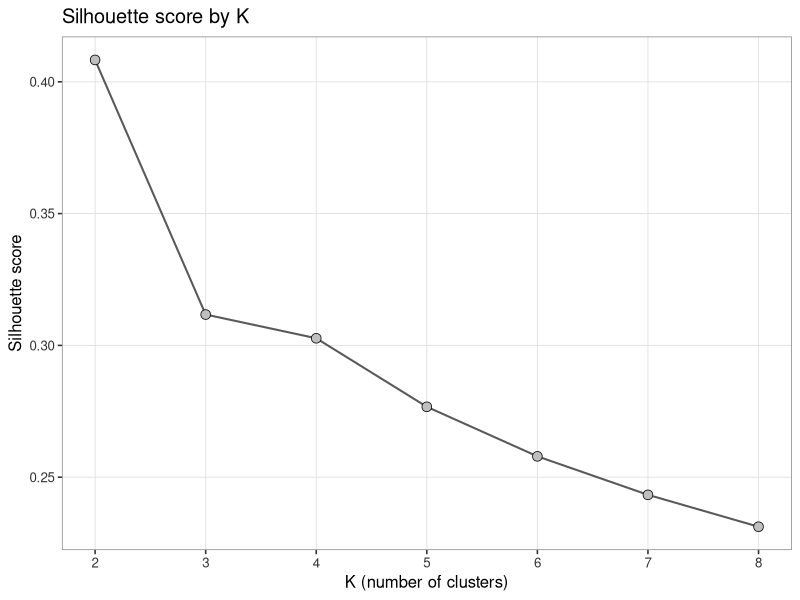
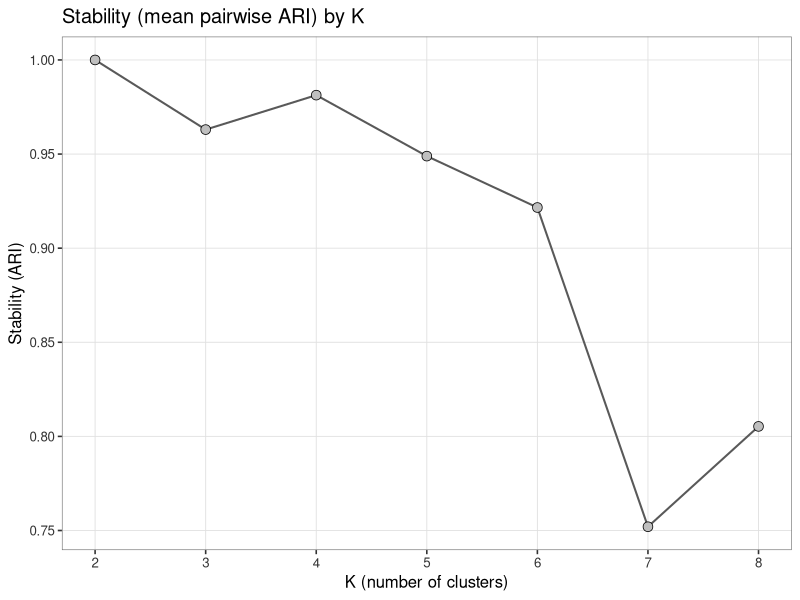

Write R code to recreate these figures, in order.
# Silhouette and stability ARI vs K (SOM / K-means model selection)

library(ggplot2)

TIMESTAMP <- "APR_17_2026"
ROOT_DIR <- "/Users/emmanuelle.coutu-nadeau/Code/NED LAB/GENiAL"
STATS_PATH <- file.path(ROOT_DIR, "DATA/OUTPUTS/Stats")

k_metrics <- data.frame(
  K = 2:8,
  Silhouette = c(0.4083, 0.3117, 0.3027, 0.2767, 0.2579, 0.2433, 0.2312),
  Stability_ARI = c(1.0000, 0.9630, 0.9813, 0.9489, 0.9216, 0.7520, 0.8053)
)

dir.create(STATS_PATH, recursive = TRUE, showWarnings = FALSE)

grey_theme <- theme_bw(base_size = 12) +
  theme(
    plot.title = element_text(color = "black", face = "plain"),
    axis.title = element_text(color = "black"),
    axis.text = element_text(color = "grey20"),
    panel.grid.major = element_line(color = "grey88", linewidth = 0.3),
    panel.grid.minor = element_blank(),
    panel.border = element_rect(color = "grey40", linewidth = 0.4),
    legend.position = "none"
  )

p_sil <- ggplot(k_metrics, aes(x = K, y = Silhouette)) +
  geom_line(color = "grey35", linewidth = 0.7) +
  geom_point(color = "black", fill = "grey75", shape = 21, size = 3, stroke = 0.4) +
  scale_x_continuous(breaks = k_metrics$K) +
  labs(
    x = "K (number of clusters)",
    y = "Silhouette score",
    title = "Silhouette score by K"
  ) +
  grey_theme

p_ari <- ggplot(k_metrics, aes(x = K, y = Stability_ARI)) +
  geom_line(color = "grey35", linewidth = 0.7) +
  geom_point(color = "black", fill = "grey75", shape = 21, size = 3, stroke = 0.4) +
  scale_x_continuous(breaks = k_metrics$K) +
  labs(
    x = "K (number of clusters)",
    y = "Stability (ARI)",
    title = "Stability (mean pairwise ARI) by K"
  ) +
  grey_theme

out_sil <- file.path(STATS_PATH, paste0("som_k_selection_silhouette_", TIMESTAMP, ".pdf"))
out_ari <- file.path(STATS_PATH, paste0("som_k_selection_stability_ari_", TIMESTAMP, ".pdf"))

ggsave(out_sil, plot = p_sil, width = 5, height = 3.8)
ggsave(out_ari, plot = p_ari, width = 5, height = 3.8)

message("Saved: ", out_sil)
message("Saved: ", out_ari)
